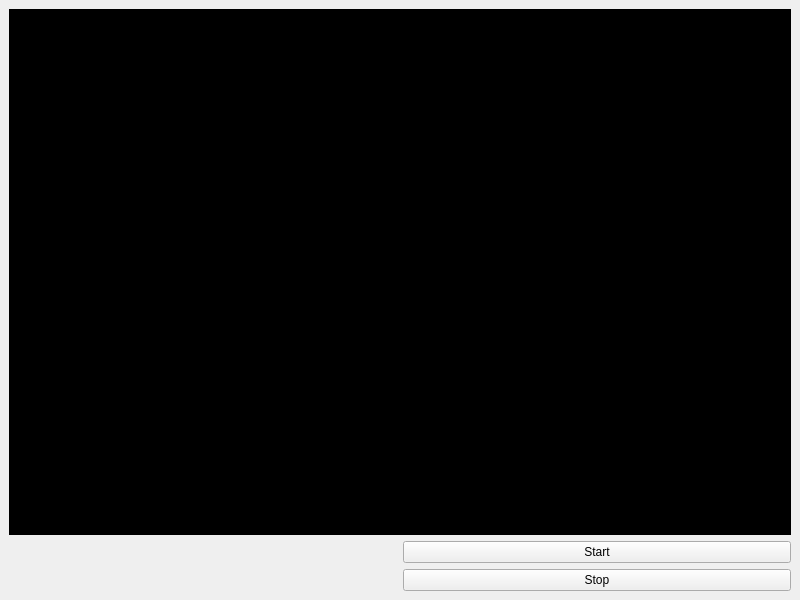
<?xml version="1.0" encoding="UTF-8"?>
<ui version="4.0">
 <class>MainWindow</class>
 <widget class="QMainWindow" name="MainWindow">
  <property name="geometry">
   <rect>
    <x>0</x>
    <y>0</y>
    <width>800</width>
    <height>600</height>
   </rect>
  </property>
  <property name="windowTitle">
   <string>MainWindow</string>
  </property>
  <widget class="QWidget" name="centralwidget">
   <layout class="QGridLayout" name="gridLayout">
    <item row="1" column="1">
     <widget class="QPushButton" name="pushButton">
      <property name="text">
       <string>Start</string>
      </property>
     </widget>
    </item>
    <item row="2" column="1">
     <widget class="QPushButton" name="pushButton_2">
      <property name="text">
       <string>Stop</string>
      </property>
     </widget>
    </item>
    <item row="0" column="0" colspan="2">
     <widget class="QLabel" name="label">
      <property name="autoFillBackground">
       <bool>false</bool>
      </property>
      <property name="styleSheet">
       <string notr="true">background:rgb(0,0,0)</string>
      </property>
      <property name="text">
       <string/>
      </property>
      <property name="scaledContents">
       <bool>true</bool>
      </property>
     </widget>
    </item>
   </layout>
  </widget>
 </widget>
 <resources/>
 <connections/>
</ui>
